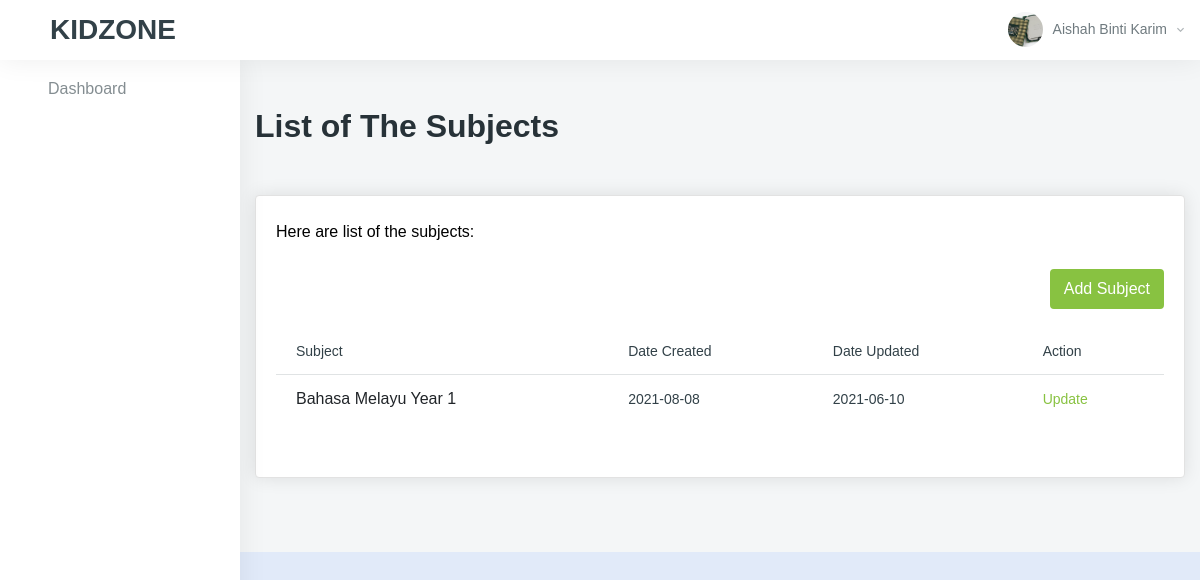
/instructor/ (signed in), run on an earlier commit of the app's database.
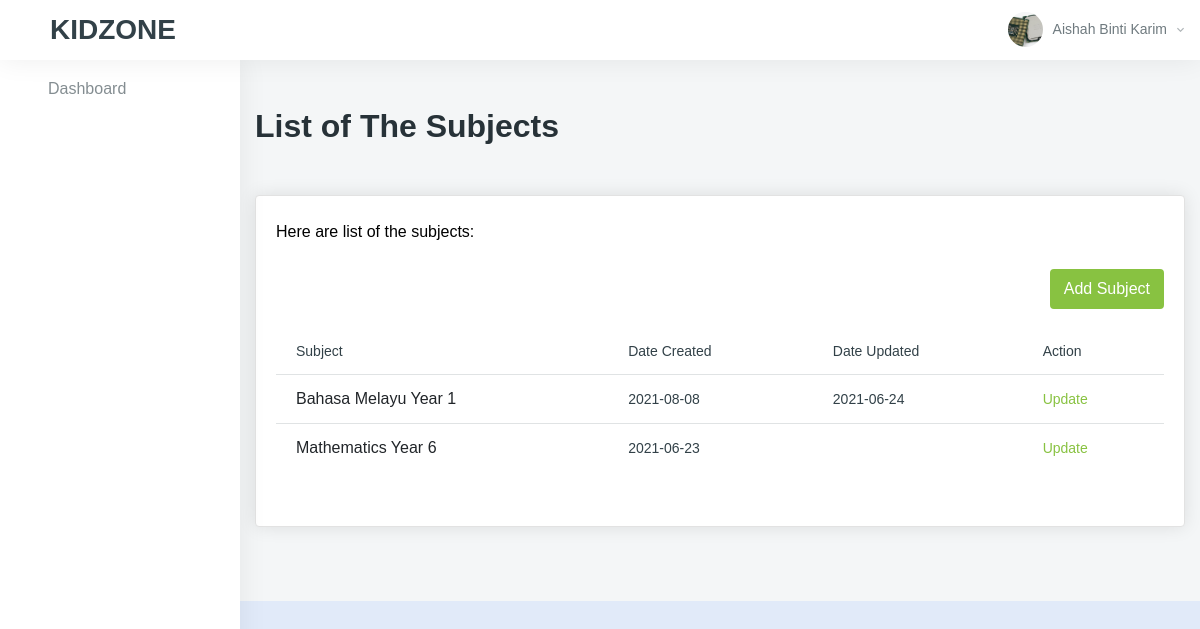
And on a later commit of the database.
### tables this page shows
CREATE TABLE `content` (
  `content_id` int(11) NOT NULL,
  `content_img` varchar(80) DEFAULT NULL,
  `content_subject_name` varchar(30) NOT NULL,
  `content_level` varchar(30) NOT NULL,
  `content_description` varchar(255) NOT NULL,
  `content_created` date NOT NULL,
  `content_updated` date DEFAULT NULL,
  `content_status` varchar(30) DEFAULT 'Not Completed',
  `instructor_id` int(11) NOT NULL
);

### instructor/index.php (the view, shortened to what the changed rows need)
<?php
include "../resources/conn.php";
$instructor_id = $_SESSION['instructor_id'];
?>
<!DOCTYPE html>
<html lang="en">
<head>
    <link href="../resources/vendors/vectormap/jquery-jvectormap-2.0.3.css" rel="stylesheet" type="text/css" />
    <link href="../resources/vendors/jquery-toggles/css/toggles.css" rel="stylesheet" type="text/css">
    <link href="../resources/vendors/jquery-toggles/css/themes/toggles-light.css" rel="stylesheet" type="text/css">
    <link href="../resources/vendors/jquery-toast-plugin/dist/jquery.toast.min.css" rel="stylesheet" type="text/css">
    <link href="../resources/vendors/datatables.net-dt/css/jquery.dataTables.min.css" rel="stylesheet" type="text/css" />
    <link href="../resources/vendors/datatables.net-responsive-dt/css/responsive.dataTables.min.css" rel="stylesheet" type="text/css" />
    <link href="../resources/dist/css/style.css" rel="stylesheet" type="text/css">
</head>
<body>
    <div class="hk-wrapper hk-vertical-nav">
        <div class="hk-pg-wrapper">
            <div class="container mt-xl-50 mt-sm-30 mt-15">
                <div class="hk-pg-header align-items-top">
                    <div>
                        <h2 class="hk-pg-title font-weight-600 mb-10">List of The Subjects</h2>
                    </div>
                </div>
                <div class="row">
                    <div class="col-xl-12">
                        <section class="hk-sec-wrapper">
                            <div class="row">
                                <div class="col-sm">
                                    <div class="table-wrap">
                                        <table id="datable_4" class="table table-hover w-100 table-hover pb-30">
                                            <thead>
                                                <tr>
                                                    <th>Subject</th>
                                                    <th>Date Created</th>
                                                    <th>Date Updated</th>
                                                    <th>Action</th>
                                                </tr>
                                            </thead>
                                            <tbody>
                                                <?php
                                                $sql = "SELECT *  FROM content WHERE instructor_id = ". $instructor_id ."";
                                                $result = $conn->query($sql);
                                                if ($result->num_rows > 0) {
                                                    while ($row = $result->fetch_assoc()) { ?>
                                                        <tr>
                                                            <td><?php echo $row['content_subject_name'] . ' Year ' . $row['content_level'] ?></td>
                                                            <th><?php echo $row['content_created'] ?></th>
                                                            <th><?php echo $row['content_updated'] ?></th>
                                                            <th><a href="matapelajaran.php?id=<?php echo $row['content_id']; ?>">Update</a></th>
                                                        </tr>
                                                <?php
                                                    }
                                                }
                                                ?>
                                            </tbody>
                                        </table>
                                    </div>
                                </div>
                            </div>
                        </section>
                    </div>
                </div>
            </div>
        </div>
    </div>
</body>
</html>

What changed in the data, as far as the page shows it:
changed content "Bahasa Melayu": content_updated "2021-06-10" → "2021-06-24"
added content: content_subject_name "Mathematics", content_level "6", content_created "2021-06-23"
